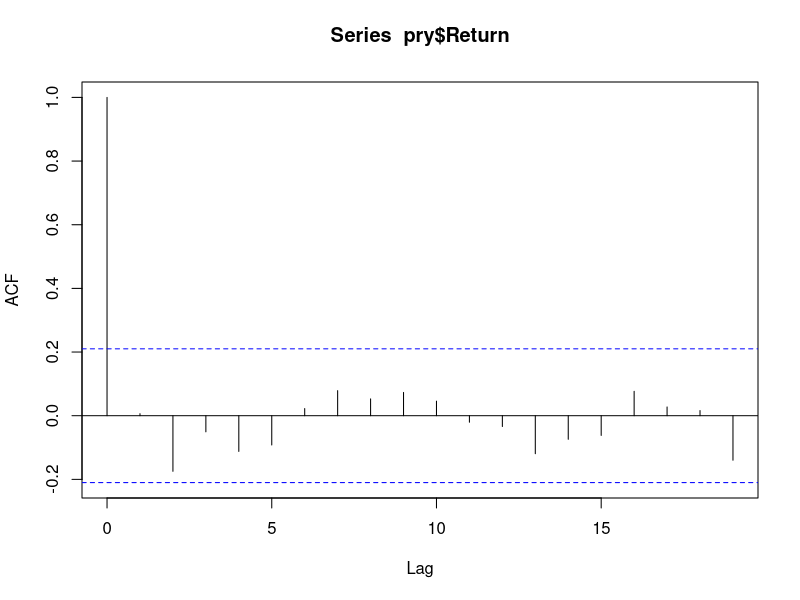
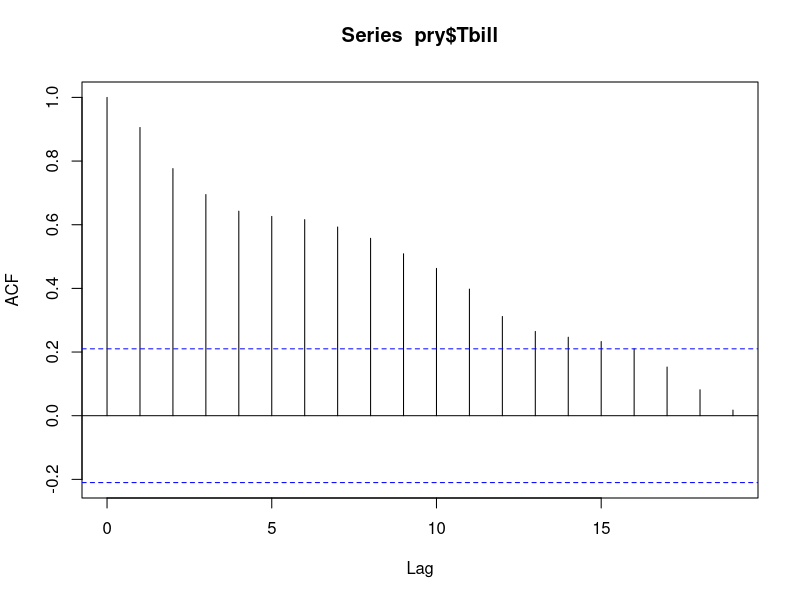
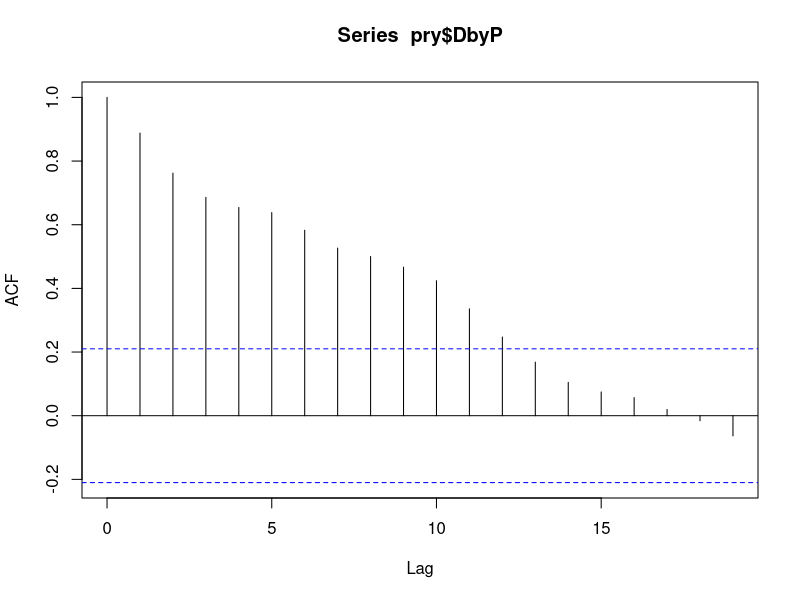

Recreate these plots in R, in order. (Note: this script raises an error after producing the figures.)
# "meet the data"
#
#

pry <- read.delim("ps1_data.txt",sep="",
									header=FALSE,comment.char='%',
									skip=5,
									strip.white=TRUE)

colnames(pry) <- c("Date","Return","DbyP","Dgrowth","Tbill")
pry$excess.Ret <- pry$Return - pry$Tbill 

TEO <- as.Date(as.character(pry$Date),format="%Y%m%d") 


qprint <- function(x) {
	cat("# ",x,"\n")
}

# question 1
q1 <- c(100 * mean(pry$Return),
				100 * mean(pry$Tbill),
				100 * mean(pry$excess.Ret),
				100 * sd(pry$Return),
				100 * sd(pry$Tbill),
				100 * sd(pry$excess.Ret))
qprint(q1)

# question 2, SR
sr <- mean(pry$excess.Ret) / sd(pry$excess.Ret)
qprint(sr)
				
# question 3, plots, acf
acf(pry$Return)
acf(pry$Tbill)
acf(pry$DbyP)
# conclusion: Return uncorrelated; Tbill and DbyP correlated.

lmsum <- function(foomod) {
	summod <- summary(foomod)
	retv <- c(summod$coefficients[2,1],
						summod$coefficients[2,3],
						summod$r.squared)
	return(retv)
}

lmsum2 <- function(regx,regy) {
	foomod <- lm(regy ~ regx)
	retv <- lmsum(foomod)
	summod <- summary(foomod)
	retv <- c(retv,
						100 * mean(regy),
						100 * summod$coefficients[2,1] * sd(regx))
	return(retv)
}

# question 4
# autocorrelationish function
freg <- function(x) {
	regy <- x[2:length(x)]
	regx <- x[1:(length(x)-1)]
	retv <- lmsum2(regx,regy)
	return(retv)
}

# just a looksee:
print(round(freg(pry$Return),2))
#print(round(freg(pry$Tbill),2))
#print(round(freg(pry$excess.Ret),2))

qprint(round(c(freg(pry$Return),
							freg(pry$Tbill),
							freg(pry$excess.Ret)),2))

#  0.01 0.06 0 11.62 0.13 0.92 20.42 0.83 3.95 3.16 0.01 0.11 0 7.66 0.25 

# question 5
regy <- pry$excess.Ret[2:dim(pry)[1]]
regx <- pry$DbyP[1:(dim(pry)[1]-1)]
foomod <- lm(regy ~ regx)
qprint(round(lmsum2(regx,regy),2))
#  3.68 2.54 0.07 7.66 5.54 


# question 6
qprint(summary(foomod))
# yes, yes

# question 7

# simple boxcarsum
sboxsum <- function(x,win=5) {
	filcoef <- rep(1,win)
	sx <- filter(x,filcoef,method="convolution",sides=1)
	return(sx)
}
# simple boxcar product;
sboxprod <- function(x,...) {
	sx <- exp(sboxsum(log(x),...))
	return(sx)
}
# simple boxcar returns
sboxret <- function(x,...) {
	sx <- sboxprod(1 + x,...) - 1
	return(sx)
}

wins <- 5
bret.stock <- sboxret(pry$Return,win=wins)
bret.bond <- sboxret(pry$Tbill,win=wins)
bret.exc <- bret.stock - bret.bond

regy <- bret.exc[(wins+1):length(bret.exc)]
regx <- pry$DbyP[1:(dim(pry)[1] - wins)]

foomod <- lm(regx ~ regy)
lmres <- round(lmsum(foomod),2)
qprint(lmres)

# apparently the 0.01 is wrong. bad annualization?
# 0.01 4.99 0.24
foomod.overlap <- foomod

# question 8
#  cause and effect OK
#  rut-roh
#  uncorrelated errors?
#  maybe my variables are off...

# not uncorrelated:
plot(regx,foomod$residuals)

#  never normally distributed, but not bad:
qqnorm(foomod$residuals)

#  heteroskedastic!
plot(foomod$residuals)

# correlated errors.
acf(foomod$residuals)


# question 9
# everything but inconsistency?
#
# apparently:
#
# too small se, t-stat inflated.
# b estimator inefficient.

# question 10
yrow <- seq(from=(wins+1),to=length(bret.exc),by=wins)
xrow <- yrow - wins

regy <- bret.exc[yrow]
regx <- pry$DbyP[xrow]

foomod <- lm(regx ~ regy)
lmres <- round(lmsum(foomod),2)
qprint(lmres)
#  0.01 2.52 0.3 
#  once again, the 0.01 is wrong. bummer.

# question 11
# only the t-stats really changed. cf. Valkanov.

# question 12
predicted <- foomod$fitted.values
ploty <- cbind(regy,predicted) 

# fuck this
plot(t(cbind(TEO[yrow],TEO[yrow])),
		 t(matrix(ploty,ncol=2)),col=c('red','blue'))

# fuck that. as xts?

require(xts)

rxts <- xts(ploty,order.by=TEO[yrow])
plot(rxts)

# FUCK.
plot(rxts$regy)
par(new=TRUE)
plot(rxts$predicted,axes=FALSE)  # that the trick?

# d/p varies less;
#
# apparently: dividend yield forecasts 5-10 year swings early,
# but seems to slow down.
# I don't see this by eye, but whatever.
# 


#for vim modeline: (do not edit)
# vim:fdm=marker:fmr=FOLDUP,UNFOLD:cms=#%s:syn=r:ft=r
